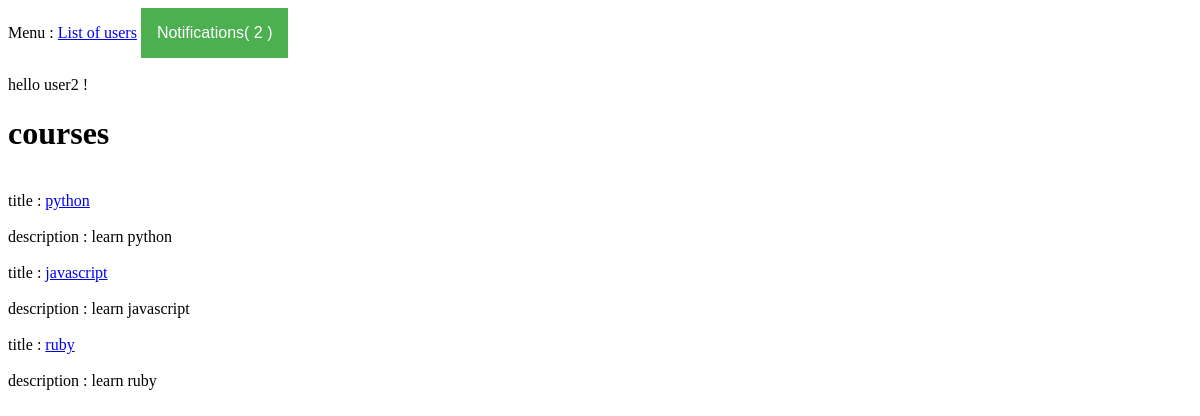
The page /index2.php (signed in) on the database its author committed.
### tables this page shows
CREATE TABLE `courses` (
  `id` int(11) NOT NULL,
  `title` varchar(100) DEFAULT NULL,
  `description` varchar(200) DEFAULT NULL
);

### index2.php (the view, shortened to what this page needs)
<?php
	require('pdo.php');
	$stmt = $conn->prepare("SELECT * from courses");
	$executed = $stmt->execute();
	if($executed){
		$courses = $stmt->fetchAll(PDO::FETCH_ASSOC);
	}
	$stmt = $conn->prepare("SELECT id from users where username = :current_username");
	$stmt->bindParam(':current_username', $_SESSION['username']);
	if($stmt->execute()){
		$current_userid = $stmt->fetch(PDO::FETCH_ASSOC)['id'];
	}
	$stmt = $conn->prepare("SELECT count(*) from Notifications where user = :current_userid and is_clicked = false; ");
	$stmt->bindParam(":current_userid", $current_userid);
	if($stmt->execute()){
		$count = $stmt->fetch(PDO::FETCH_ASSOC)['count(*)'];
	}
 ?>
 <!DOCTYPE html>
 <html>
 <head>
 </head>
 <body>
 	<div>
 		Menu : <a href="list_users.php">List of users</a>
 		<span class="dropdown">
	 		<button class="dropbtn">Notifications(
	 			<?php echo $count; ?>
	 		)</button>
	  	</span>
 	</div>
 	<?php  echo '<br>', 'hello '.$_SESSION['username'].' !'; ?>
 	<h1>courses</h1>
 <?php
 	foreach ($courses as $course) {
 		foreach ($course as $key => $value) {
 			if ($key !== 'id') {
 				echo '<br>';
	 			if ($key === 'title'){
		 			echo $key,' : ', '<a href="/course.php?id='.$id.'">'.$value.'</a>';
				} else {
					echo $key, ' : ' ,$value;
				};
	 			echo '<br>';
	 		} else {
	 			$id = $value;
	 		};
 	};
 }
  ?>
 </body>
 </html>

### index2.php (style rules this page uses)
.dropbtn { background-color: #4CAF50; color: white; padding: 16px; font-size: 16px; border: none; }
.dropdown { position: relative; display: inline-block; }

### rows shown on the page
courses: key "title", title "python", key "description", description "learn python"
courses: key "title", title "javascript", key "description", description "learn javascript"
courses: key "title", title "ruby", key "description", description "learn ruby"

### other values the page prints
$count "2"
$_SESSION['username'] "user2"
